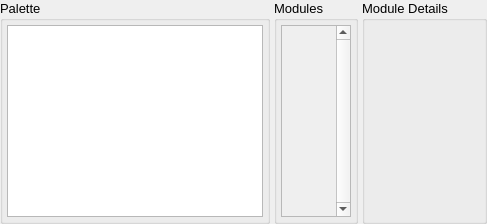
<?xml version="1.0" encoding="UTF-8"?>
<ui version="4.0">
 <class>ModuleListEditor</class>
 <widget class="QWidget" name="ModuleListEditor">
  <property name="geometry">
   <rect>
    <x>0</x>
    <y>0</y>
    <width>487</width>
    <height>220</height>
   </rect>
  </property>
  <property name="font">
   <font>
    <pointsize>10</pointsize>
   </font>
  </property>
  <property name="windowTitle">
   <string>Form</string>
  </property>
  <layout class="QVBoxLayout" name="verticalLayout_2">
   <property name="spacing">
    <number>0</number>
   </property>
   <property name="leftMargin">
    <number>0</number>
   </property>
   <property name="topMargin">
    <number>0</number>
   </property>
   <property name="rightMargin">
    <number>0</number>
   </property>
   <property name="bottomMargin">
    <number>0</number>
   </property>
   <item>
    <layout class="QHBoxLayout" name="horizontalLayout_2">
     <property name="spacing">
      <number>4</number>
     </property>
     <item>
      <widget class="QGroupBox" name="PaletteGroup">
       <property name="sizePolicy">
        <sizepolicy hsizetype="Minimum" vsizetype="Minimum">
         <horstretch>0</horstretch>
         <verstretch>0</verstretch>
        </sizepolicy>
       </property>
       <property name="title">
        <string>Palette</string>
       </property>
       <layout class="QVBoxLayout" name="verticalLayout">
        <property name="spacing">
         <number>4</number>
        </property>
        <property name="leftMargin">
         <number>4</number>
        </property>
        <property name="topMargin">
         <number>4</number>
        </property>
        <property name="rightMargin">
         <number>4</number>
        </property>
        <property name="bottomMargin">
         <number>4</number>
        </property>
        <item>
         <widget class="MimeTreeWidget" name="AvailableModulesTree">
          <property name="sizePolicy">
           <sizepolicy hsizetype="Minimum" vsizetype="Expanding">
            <horstretch>0</horstretch>
            <verstretch>0</verstretch>
           </sizepolicy>
          </property>
          <property name="font">
           <font>
            <weight>75</weight>
            <bold>true</bold>
           </font>
          </property>
          <property name="showDropIndicator" stdset="0">
           <bool>false</bool>
          </property>
          <property name="dragEnabled">
           <bool>false</bool>
          </property>
          <property name="dragDropMode">
           <enum>QAbstractItemView::NoDragDrop</enum>
          </property>
          <property name="iconSize">
           <size>
            <width>24</width>
            <height>24</height>
           </size>
          </property>
          <property name="columnCount">
           <number>2</number>
          </property>
          <attribute name="headerVisible">
           <bool>false</bool>
          </attribute>
          <column>
           <property name="text">
            <string notr="true">1</string>
           </property>
          </column>
          <column>
           <property name="text">
            <string notr="true">2</string>
           </property>
          </column>
         </widget>
        </item>
       </layout>
      </widget>
     </item>
     <item>
      <widget class="QGroupBox" name="ModulesGroup">
       <property name="sizePolicy">
        <sizepolicy hsizetype="Minimum" vsizetype="Preferred">
         <horstretch>0</horstretch>
         <verstretch>0</verstretch>
        </sizepolicy>
       </property>
       <property name="title">
        <string>Modules</string>
       </property>
       <layout class="QVBoxLayout" name="verticalLayout_3">
        <property name="spacing">
         <number>4</number>
        </property>
        <property name="leftMargin">
         <number>4</number>
        </property>
        <property name="topMargin">
         <number>4</number>
        </property>
        <property name="rightMargin">
         <number>4</number>
        </property>
        <property name="bottomMargin">
         <number>4</number>
        </property>
        <item>
         <widget class="QScrollArea" name="ChartScrollArea">
          <property name="sizePolicy">
           <sizepolicy hsizetype="Minimum" vsizetype="Expanding">
            <horstretch>0</horstretch>
            <verstretch>0</verstretch>
           </sizepolicy>
          </property>
          <property name="verticalScrollBarPolicy">
           <enum>Qt::ScrollBarAlwaysOn</enum>
          </property>
          <property name="horizontalScrollBarPolicy">
           <enum>Qt::ScrollBarAlwaysOff</enum>
          </property>
          <property name="sizeAdjustPolicy">
           <enum>QAbstractScrollArea::AdjustToContents</enum>
          </property>
          <property name="widgetResizable">
           <bool>true</bool>
          </property>
          <widget class="QWidget" name="LayerScrollAreaContents">
           <property name="geometry">
            <rect>
             <x>0</x>
             <y>0</y>
             <width>60</width>
             <height>190</height>
            </rect>
           </property>
          </widget>
         </widget>
        </item>
       </layout>
      </widget>
     </item>
     <item>
      <widget class="QGroupBox" name="DetailsGroup">
       <property name="sizePolicy">
        <sizepolicy hsizetype="Expanding" vsizetype="Expanding">
         <horstretch>0</horstretch>
         <verstretch>0</verstretch>
        </sizepolicy>
       </property>
       <property name="title">
        <string>Module Details</string>
       </property>
       <layout class="QVBoxLayout" name="verticalLayout_4" stretch="0">
        <property name="spacing">
         <number>0</number>
        </property>
        <property name="leftMargin">
         <number>4</number>
        </property>
        <property name="topMargin">
         <number>4</number>
        </property>
        <property name="rightMargin">
         <number>4</number>
        </property>
        <property name="bottomMargin">
         <number>4</number>
        </property>
        <item>
         <widget class="ModuleControlWidget" name="ControlsWidget" native="true"/>
        </item>
       </layout>
      </widget>
     </item>
    </layout>
   </item>
  </layout>
 </widget>
 <customwidgets>
  <customwidget>
   <class>MimeTreeWidget</class>
   <extends>QTreeWidget</extends>
   <header>gui/widgets/mimetreewidget.hui</header>
  </customwidget>
  <customwidget>
   <class>ModuleControlWidget</class>
   <extends>QWidget</extends>
   <header>gui/modulecontrolwidget.h</header>
   <container>1</container>
  </customwidget>
 </customwidgets>
 <resources>
  <include location="main.qrc"/>
 </resources>
 <connections/>
</ui>
